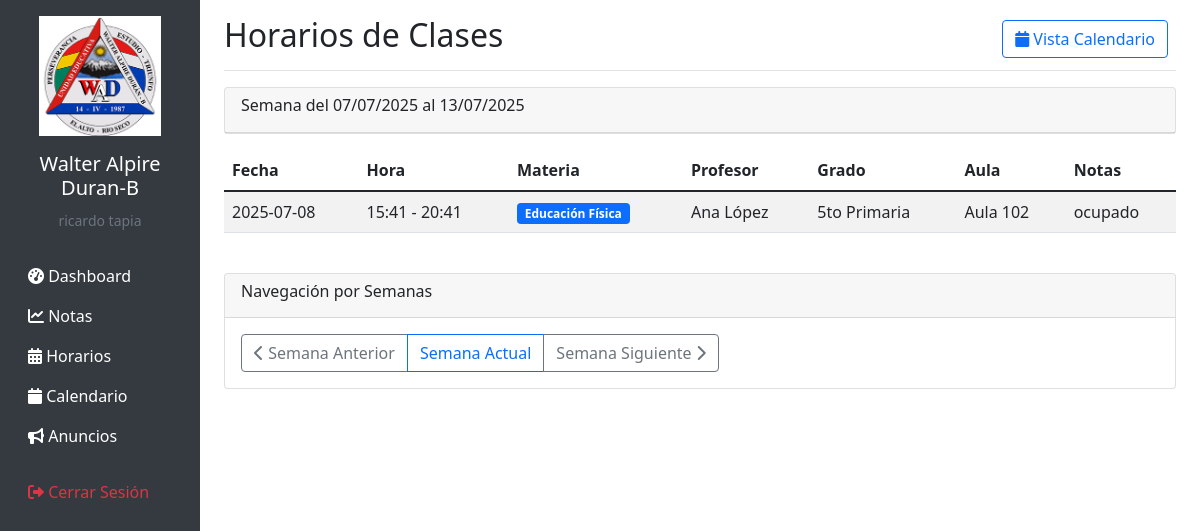
/schedules (signed in), run on the app's committed database.
### tables this page shows
CREATE TABLE schedules (
            id INTEGER PRIMARY KEY AUTOINCREMENT,
            subject_id INTEGER NOT NULL,
            teacher_id INTEGER NOT NULL,
            room_id INTEGER,
            date DATE NOT NULL,
            start_time TIME NOT NULL,
            end_time TIME NOT NULL,
            grade TEXT NOT NULL,
            notes TEXT,
            created_at TIMESTAMP DEFAULT CURRENT_TIMESTAMP,
            FOREIGN KEY (subject_id) REFERENCES subjects (id),
            FOREIGN KEY (teacher_id) REFERENCES teachers (id),
            FOREIGN KEY (room_id) REFERENCES rooms (id)
        );

CREATE TABLE subjects (
            id INTEGER PRIMARY KEY AUTOINCREMENT,
            name TEXT NOT NULL,
            description TEXT,
            teacher_id INTEGER,
            FOREIGN KEY (teacher_id) REFERENCES teachers (id)
        );

CREATE TABLE rooms (
            id INTEGER PRIMARY KEY AUTOINCREMENT,
            name TEXT NOT NULL,
            capacity INTEGER,
            room_type TEXT,
            equipment TEXT,
            location TEXT,
            created_at TIMESTAMP DEFAULT CURRENT_TIMESTAMP
        );

### app.py (the view)
@app.route('/schedules')
@login_required
def list_schedules():
    week_param = request.args.get('week')
    if week_param:
        try:
            week_start = datetime.strptime(week_param, '%Y-%m-%d').date()
        except ValueError:
            week_start = datetime.now().date()
    else:
        week_start = datetime.now().date()
    week_start = week_start - timedelta(days=week_start.weekday())
    week_end = week_start + timedelta(days=6)
    conn = get_db_connection()
    schedules = conn.execute('''
        SELECT s.*, sub.name as subject_name,
               t.first_name || ' ' || t.last_name as teacher_name,
               r.name as room_name
        FROM schedules s
        JOIN subjects sub ON s.subject_id = sub.id
        JOIN teachers t ON s.teacher_id = t.id
        LEFT JOIN rooms r ON s.room_id = r.id
        WHERE s.date BETWEEN ? AND ?
        ORDER BY s.date, s.start_time
    ''', (week_start, week_end)).fetchall()
    conn.close()
    return render_template('schedules/list.html',
                         schedules=schedules,
                         week_start=week_start,
                         week_end=week_end,
                         timedelta=timedelta)

### app.py (called while the page is built)
def get_db_connection():
    conn = sqlite3.connect(DATABASE)
    conn.row_factory = sqlite3.Row
    return conn

def login_required(f):
    @wraps(f)
    def decorated_function(*args, **kwargs):
        if 'user_id' not in session:
            return redirect(url_for('login'))
        return f(*args, **kwargs)
    return decorated_function

### templates/schedules/list.html (shortened to what this page needs)
{% extends "base.html" %}
{% block content %}
<div class="d-flex justify-content-between flex-wrap flex-md-nowrap align-items-center pt-3 pb-2 mb-3 border-bottom">
    <h1 class="h2">Horarios de Clases</h1>
    <div class="btn-toolbar mb-2 mb-md-0">
        <div class="btn-group me-2">
            <a href="{{ url_for('schedule_calendar') }}" class="btn btn-outline-primary">
                <i class="fas fa-calendar"></i> Vista Calendario
            </a>
        </div>
    </div>
</div>
<div class="row mb-3">
    <div class="col-md-12">
        <div class="card">
            <div class="card-header">
                <h6>Semana del {{ week_start.strftime('%d/%m/%Y') }} al {{ week_end.strftime('%d/%m/%Y') }}</h6>
            </div>
        </div>
    </div>
</div>
<div class="table-responsive">
    <table class="table table-striped table-hover">
        <thead>
            <tr>
                <th>Fecha</th>
                <th>Hora</th>
                <th>Materia</th>
                <th>Profesor</th>
                <th>Grado</th>
                <th>Aula</th>
                <th>Notas</th>
            </tr>
        </thead>
        <tbody>
            {% for schedule in schedules %}
            <tr>
                <td>{{ schedule.date }}</td>
                <td>{{ schedule.start_time }} - {{ schedule.end_time }}</td>
                <td>
                    <span class="badge bg-primary">{{ schedule.subject_name }}</span>
                </td>
                <td>{{ schedule.teacher_name }}</td>
                <td>{{ schedule.grade }}</td>
                <td>{{ schedule.room_name or 'No asignada' }}</td>
                <td>{{ schedule.notes or '-' }}</td>
            </tr>
            {% else %}
            <tr>
                <td colspan="8" class="text-center">No hay horarios programados para esta semana</td>
            </tr>
            {% endfor %}
        </tbody>
    </table>
</div>
<div class="row mt-4">
    <div class="col-12">
        <div class="card">
            <div class="card-header">
                <h6>Navegación por Semanas</h6>
            </div>
            <div class="card-body">
                <div class="btn-group" role="group">
                    <a href="{{ url_for('list_schedules') }}?week={{ (week_start - timedelta(days=7)).strftime('%Y-%m-%d') }}"
                       class="btn btn-outline-secondary">
                        <i class="fas fa-chevron-left"></i> Semana Anterior
                    </a>
                    <a href="{{ url_for('list_schedules') }}" class="btn btn-outline-primary">
                        Semana Actual
                    </a>
                    <a href="{{ url_for('list_schedules') }}?week={{ (week_start + timedelta(days=7)).strftime('%Y-%m-%d') }}"
                       class="btn btn-outline-secondary">
                        Semana Siguiente <i class="fas fa-chevron-right"></i>
                    </a>
                </div>
            </div>
        </div>
    </div>
</div>
{% endblock %}

### data on the page
schedules: date "2025-07-08", start_time "15:41", end_time "20:41", subject_name "Educación Física", teacher_name "Ana López", grade "5to Primaria", name "Aula 102", notes "ocupado"

### other printed values
{{ session.full_name }} "ricardo tapia"
{{ week_start.strftime('%d/%m/%Y') }} "07/07/2025"
{{ week_end.strftime('%d/%m/%Y') }} "13/07/2025"
